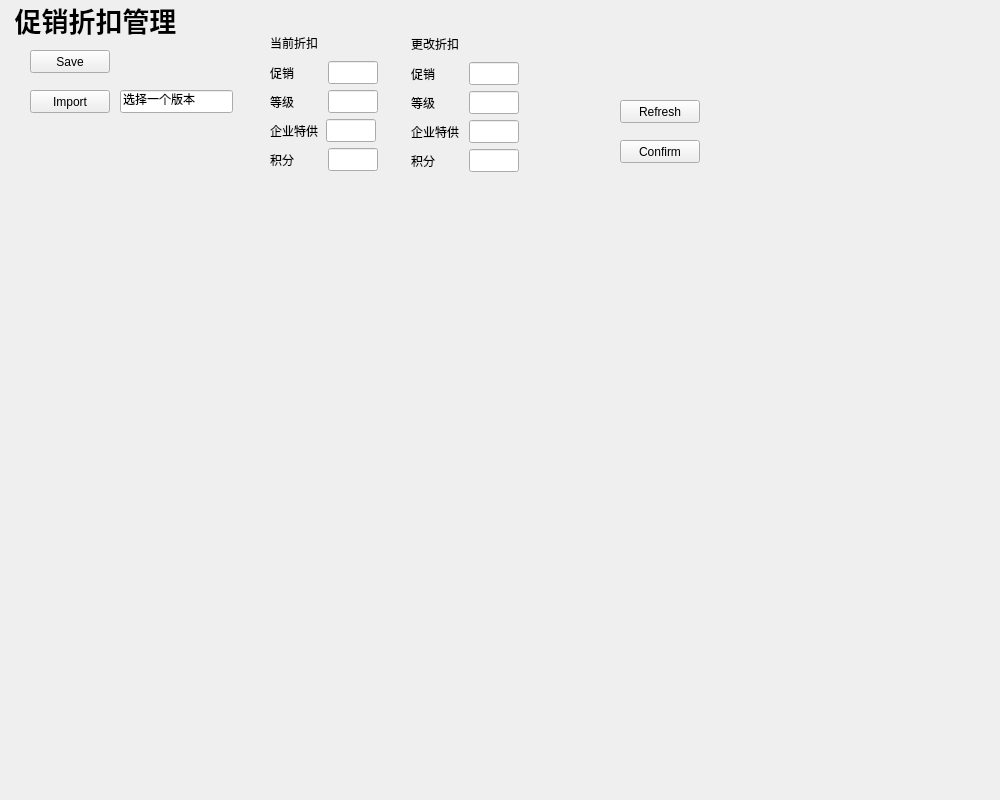
<?xml version="1.0" encoding="UTF-8"?>
<ui version="4.0">
 <class>PGPromotion</class>
 <widget class="QWidget" name="PGPromotion">
  <property name="geometry">
   <rect>
    <x>0</x>
    <y>0</y>
    <width>1000</width>
    <height>800</height>
   </rect>
  </property>
  <property name="minimumSize">
   <size>
    <width>1000</width>
    <height>800</height>
   </size>
  </property>
  <property name="windowTitle">
   <string>Form</string>
  </property>
  <widget class="QPushButton" name="PBSave">
   <property name="geometry">
    <rect>
     <x>30</x>
     <y>50</y>
     <width>80</width>
     <height>23</height>
    </rect>
   </property>
   <property name="text">
    <string>Save</string>
   </property>
  </widget>
  <widget class="QPushButton" name="PBImport">
   <property name="geometry">
    <rect>
     <x>30</x>
     <y>90</y>
     <width>80</width>
     <height>23</height>
    </rect>
   </property>
   <property name="text">
    <string>Import</string>
   </property>
  </widget>
  <widget class="QLineEdit" name="lineVersion">
   <property name="geometry">
    <rect>
     <x>120</x>
     <y>90</y>
     <width>113</width>
     <height>23</height>
    </rect>
   </property>
   <property name="text">
    <string>选择一个版本</string>
   </property>
  </widget>
  <widget class="QPushButton" name="PBConfirm">
   <property name="geometry">
    <rect>
     <x>620</x>
     <y>140</y>
     <width>80</width>
     <height>23</height>
    </rect>
   </property>
   <property name="text">
    <string>Confirm</string>
   </property>
  </widget>
  <widget class="QPushButton" name="PBRefresh">
   <property name="geometry">
    <rect>
     <x>620</x>
     <y>100</y>
     <width>80</width>
     <height>23</height>
    </rect>
   </property>
   <property name="text">
    <string>Refresh</string>
   </property>
  </widget>
  <widget class="QWidget" name="layoutWidget">
   <property name="geometry">
    <rect>
     <x>270</x>
     <y>30</y>
     <width>108</width>
     <height>141</height>
    </rect>
   </property>
   <layout class="QVBoxLayout" name="verticalLayout">
    <item>
     <widget class="QLabel" name="label_6">
      <property name="text">
       <string>当前折扣</string>
      </property>
     </widget>
    </item>
    <item>
     <layout class="QHBoxLayout" name="horizontalLayout">
      <item>
       <widget class="QLabel" name="label_7">
        <property name="text">
         <string>促销</string>
        </property>
       </widget>
      </item>
      <item>
       <widget class="QLineEdit" name="line1">
        <property name="minimumSize">
         <size>
          <width>31</width>
          <height>23</height>
         </size>
        </property>
        <property name="maximumSize">
         <size>
          <width>50</width>
          <height>23</height>
         </size>
        </property>
        <property name="readOnly">
         <bool>true</bool>
        </property>
       </widget>
      </item>
     </layout>
    </item>
    <item>
     <layout class="QHBoxLayout" name="horizontalLayout_2">
      <item>
       <widget class="QLabel" name="label_8">
        <property name="text">
         <string>等级</string>
        </property>
       </widget>
      </item>
      <item>
       <widget class="QLineEdit" name="line2">
        <property name="minimumSize">
         <size>
          <width>31</width>
          <height>23</height>
         </size>
        </property>
        <property name="maximumSize">
         <size>
          <width>50</width>
          <height>23</height>
         </size>
        </property>
        <property name="readOnly">
         <bool>true</bool>
        </property>
       </widget>
      </item>
     </layout>
    </item>
    <item>
     <layout class="QHBoxLayout" name="horizontalLayout_3">
      <item>
       <widget class="QLabel" name="label_9">
        <property name="maximumSize">
         <size>
          <width>50</width>
          <height>16777215</height>
         </size>
        </property>
        <property name="text">
         <string>企业特供</string>
        </property>
       </widget>
      </item>
      <item>
       <widget class="QLineEdit" name="line3">
        <property name="minimumSize">
         <size>
          <width>31</width>
          <height>23</height>
         </size>
        </property>
        <property name="maximumSize">
         <size>
          <width>50</width>
          <height>23</height>
         </size>
        </property>
        <property name="readOnly">
         <bool>true</bool>
        </property>
       </widget>
      </item>
     </layout>
    </item>
    <item>
     <layout class="QHBoxLayout" name="horizontalLayout_4">
      <item>
       <widget class="QLabel" name="label_10">
        <property name="text">
         <string>积分</string>
        </property>
       </widget>
      </item>
      <item>
       <widget class="QLineEdit" name="line4">
        <property name="minimumSize">
         <size>
          <width>31</width>
          <height>23</height>
         </size>
        </property>
        <property name="maximumSize">
         <size>
          <width>50</width>
          <height>23</height>
         </size>
        </property>
        <property name="readOnly">
         <bool>true</bool>
        </property>
       </widget>
      </item>
     </layout>
    </item>
   </layout>
  </widget>
  <widget class="QWidget" name="layoutWidget">
   <property name="geometry">
    <rect>
     <x>411</x>
     <y>31</y>
     <width>108</width>
     <height>141</height>
    </rect>
   </property>
   <layout class="QVBoxLayout" name="verticalLayout_2">
    <item>
     <widget class="QLabel" name="label_11">
      <property name="text">
       <string>更改折扣</string>
      </property>
     </widget>
    </item>
    <item>
     <layout class="QHBoxLayout" name="horizontalLayout_5">
      <item>
       <widget class="QLabel" name="label_12">
        <property name="text">
         <string>促销</string>
        </property>
       </widget>
      </item>
      <item>
       <widget class="QLineEdit" name="linePro">
        <property name="minimumSize">
         <size>
          <width>50</width>
          <height>23</height>
         </size>
        </property>
        <property name="maximumSize">
         <size>
          <width>31</width>
          <height>23</height>
         </size>
        </property>
        <property name="readOnly">
         <bool>false</bool>
        </property>
       </widget>
      </item>
     </layout>
    </item>
    <item>
     <layout class="QHBoxLayout" name="horizontalLayout_6">
      <item>
       <widget class="QLabel" name="label_13">
        <property name="text">
         <string>等级</string>
        </property>
       </widget>
      </item>
      <item>
       <widget class="QLineEdit" name="lineLevel">
        <property name="minimumSize">
         <size>
          <width>50</width>
          <height>23</height>
         </size>
        </property>
        <property name="maximumSize">
         <size>
          <width>31</width>
          <height>23</height>
         </size>
        </property>
        <property name="readOnly">
         <bool>false</bool>
        </property>
       </widget>
      </item>
     </layout>
    </item>
    <item>
     <layout class="QHBoxLayout" name="horizontalLayout_7">
      <item>
       <widget class="QLabel" name="label_14">
        <property name="text">
         <string>企业特供</string>
        </property>
       </widget>
      </item>
      <item>
       <widget class="QLineEdit" name="lineCor">
        <property name="minimumSize">
         <size>
          <width>31</width>
          <height>23</height>
         </size>
        </property>
        <property name="maximumSize">
         <size>
          <width>50</width>
          <height>23</height>
         </size>
        </property>
        <property name="readOnly">
         <bool>false</bool>
        </property>
       </widget>
      </item>
     </layout>
    </item>
    <item>
     <layout class="QHBoxLayout" name="horizontalLayout_8">
      <item>
       <widget class="QLabel" name="label_15">
        <property name="text">
         <string>积分</string>
        </property>
       </widget>
      </item>
      <item>
       <widget class="QLineEdit" name="linePoints">
        <property name="minimumSize">
         <size>
          <width>31</width>
          <height>23</height>
         </size>
        </property>
        <property name="maximumSize">
         <size>
          <width>50</width>
          <height>23</height>
         </size>
        </property>
        <property name="readOnly">
         <bool>false</bool>
        </property>
       </widget>
      </item>
     </layout>
    </item>
   </layout>
  </widget>
  <widget class="QLabel" name="label">
   <property name="geometry">
    <rect>
     <x>0</x>
     <y>-40</y>
     <width>191</width>
     <height>121</height>
    </rect>
   </property>
   <property name="text">
    <string>&lt;html&gt;&lt;head/&gt;&lt;body&gt;&lt;p align=&quot;center&quot;&gt;&lt;span style=&quot; font-size:20pt; font-weight:700;&quot;&gt;促销折扣管理&lt;/span&gt;&lt;/p&gt;&lt;/body&gt;&lt;/html&gt;</string>
   </property>
  </widget>
 </widget>
 <resources/>
 <connections/>
</ui>
